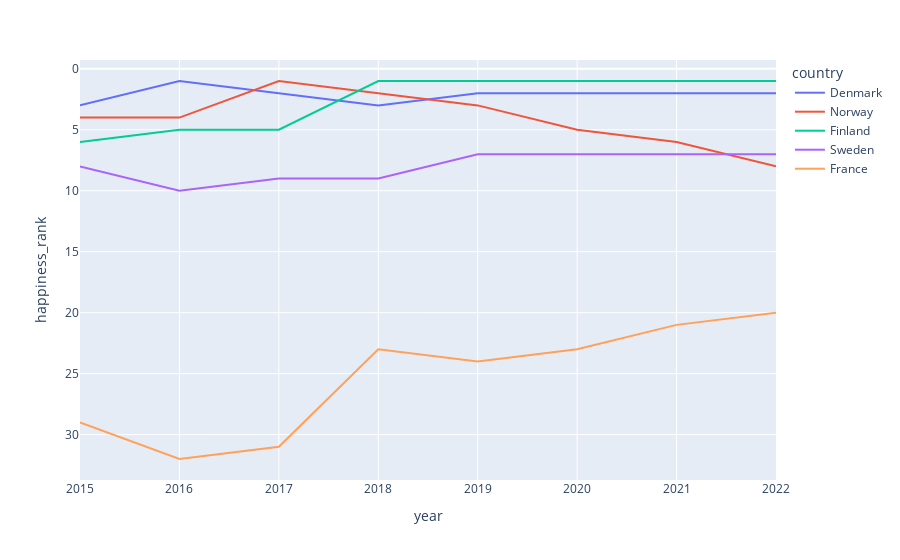

Notebook code for this chart:
### Code cell
plot_top(df_interest)

### Figure 1 — Plotly figure (JSON) as saved in the notebook; plotly's stock layout.template omitted (floating-point values rounded to 4 significant figures)
{"data": [{"hovertemplate": "country=Denmark<br>year=%{x}<br>happiness_rank=%{y}<extra></extra>", "legendgroup": "Denmark", "line": {"color": "#636efa", "dash": "solid"}, "marker": {"symbol": "circle"}, "mode": "lines", "name": "Denmark", "orientation": "v", "showlegend": true, "type": "scatter", "x": [2015, 2016, 2017, 2018, 2019, 2020, 2021, 2022], "xaxis": "x", "y": [3, 1, 2, 3, 2, 2, 2, 2], "yaxis": "y"}, {"hovertemplate": "country=Norway<br>year=%{x}<br>happiness_rank=%{y}<extra></extra>", "legendgroup": "Norway", "line": {"color": "#EF553B", "dash": "solid"}, "marker": {"symbol": "circle"}, "mode": "lines", "name": "Norway", "orientation": "v", "showlegend": true, "type": "scatter", "x": [2015, 2016, 2017, 2018, 2019, 2020, 2021, 2022], "xaxis": "x", "y": [4, 4, 1, 2, 3, 5, 6, 8], "yaxis": "y"}, {"hovertemplate": "country=Finland<br>year=%{x}<br>happiness_rank=%{y}<extra></extra>", "legendgroup": "Finland", "line": {"color": "#00cc96", "dash": "solid"}, "marker": {"symbol": "circle"}, "mode": "lines", "name": "Finland", "orientation": "v", "showlegend": true, "type": "scatter", "x": [2015, 2016, 2017, 2018, 2019, 2020, 2021, 2022], "xaxis": "x", "y": [6, 5, 5, 1, 1, 1, 1, 1], "yaxis": "y"}, {"hovertemplate": "country=Sweden<br>year=%{x}<br>happiness_rank=%{y}<extra></extra>", "legendgroup": "Sweden", "line": {"color": "#ab63fa", "dash": "solid"}, "marker": {"symbol": "circle"}, "mode": "lines", "name": "Sweden", "orientation": "v", "showlegend": true, "type": "scatter", "x": [2015, 2016, 2017, 2018, 2019, 2020, 2021, 2022], "xaxis": "x", "y": [8, 10, 9, 9, 7, 7, 7, 7], "yaxis": "y"}, {"hovertemplate": "country=France<br>year=%{x}<br>happiness_rank=%{y}<extra></extra>", "legendgroup": "France", "line": {"color": "#FFA15A", "dash": "solid"}, "marker": {"symbol": "circle"}, "mode": "lines", "name": "France", "orientation": "v", "showlegend": true, "type": "scatter", "x": [2015, 2016, 2017, 2018, 2019, 2020, 2021, 2022], "xaxis": "x", "y": [29, 32, 31, 23, 24, 23, 21, 20], "yaxis": "y"}], "layout": {"legend": {"title": {"text": "country"}, "tracegroupgap": 0}, "margin": {"t": 60}, "xaxis": {"anchor": "y", "domain": [0, 1], "title": {"text": "year"}}, "yaxis": {"anchor": "x", "autorange": "reversed", "domain": [0, 1], "title": {"text": "happiness_rank"}}}}
